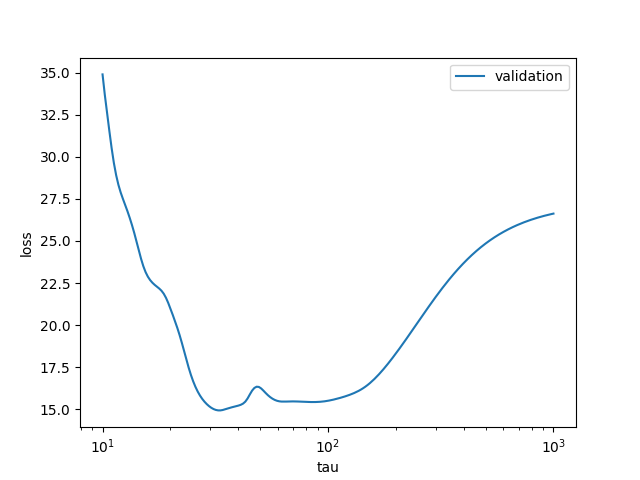

Python code for this plot:
# -*- coding: utf-8 -*-
from __future__ import print_function
import matplotlib.pyplot as plt
import numpy as np
import scipy
from sklearn.datasets import load_boston
np.random.seed(0)
from sklearn.model_selection import train_test_split

# load boston housing prices dataset
boston = load_boston()
x = boston['data']
N = x.shape[0]
x = np.concatenate((np.ones((506,1)),x),axis=1) #add constant one feature - no bias needed
d = x.shape[1]
y = boston['target']
idx = np.random.permutation(range(N))

#helper function
def l2(A,B):
    '''
    Input: A is a Nxd matrix
           B is a Mxd matirx
    Output: dist is a NxM matrix where dist[i,j] is the square norm between A[i,:] and B[j,:]
    i.e. dist[i,j] = ||A[i,:]-B[j,:]||^2
    '''
    A_norm = (A**2).sum(axis=1).reshape(A.shape[0],1)
    B_norm = (B**2).sum(axis=1).reshape(1,B.shape[0])
    dist = A_norm+B_norm-2*A.dot(B.transpose())
    return dist



#to implement
def LRLS(test_datum,x_train,y_train, tau,lam=1e-5):
    '''
    Input: test_datum is a dx1 test vector
           x_train is the N_train x d design matrix
           y_train is the N_train x 1 targets vector
           tau is the local reweighting parameter
           lam is the regularization parameter
    output is y_hat the prediction on test_datum
    '''
    ## TODO
    N, d = x_train.shape
    L2 = l2(test_datum.reshape(1, -1), x_train) # (1, N)
    deno = np.sum(np.exp(-1 * L2 / (2 * tau ** 2)))
    A = np.zeros((N, N))
    np.fill_diagonal(A, np.exp(-1 * L2 / (2 * tau ** 2)) / deno)
    w = np.linalg.solve(x_train.T @ A @ x_train + lam * np.identity(d),
        x_train.T @ A @ y_train)
    return test_datum.T @ w
    ## TODO




def run_validation(x,y,taus,val_frac):
    '''
    Input: x is the N x d design matrix
           y is the N x 1 targets vector
           taus is a vector of tau values to evaluate
           val_frac is the fraction of examples to use as validation data
    output is
           a vector of training losses, one for each tau value
           a vector of validation losses, one for each tau value
    '''
    ## TODO
    M = int(val_frac * N)
    # x, x_val, y, y_val = train_test_split(x, y, test_size=0.3)
    x_val = x[idx, :][: M]
    y_val = y[idx][: M]
    x = x[idx, :][M: ]
    y = y[idx][M: ]
    tr_loss, val_loss = [], []
    for tau in taus:
        loss = 0
        for i in range(x_val.shape[0]):
            y_predict = LRLS(x_val[i], x, y, tau)
            loss += (y_predict - y_val[i]) ** 2
        val_loss.append(loss / x_val.shape[0])
        loss = 0
        for i in range(x_val.shape[0]):
            y_predict = LRLS(x[i], x, y, tau)
            loss += (y_predict - y[i]) ** 2
        tr_loss.append(loss / x.shape[0])
    tr_loss = np.array(tr_loss)
    val_loss = np.array(val_loss)
    return tr_loss, val_loss
    ## TODO


if __name__ == "__main__":
    # In this excersice we fixed lambda (hard coded to 1e-5) and only set tau value.
    # Feel free to play with lambda as well if you wish
    taus = np.logspace(1.0,3.0,200)
    train_losses, test_losses = run_validation(x,y,taus,val_frac=0.3)
    # plt.semilogx(taus, train_losses, label='train')
    plt.semilogx(taus, test_losses, label='validation')
    plt.xlabel('tau')
    plt.ylabel('loss')
    plt.legend()
    # plt.savefig('q4.png')
    plt.show()
